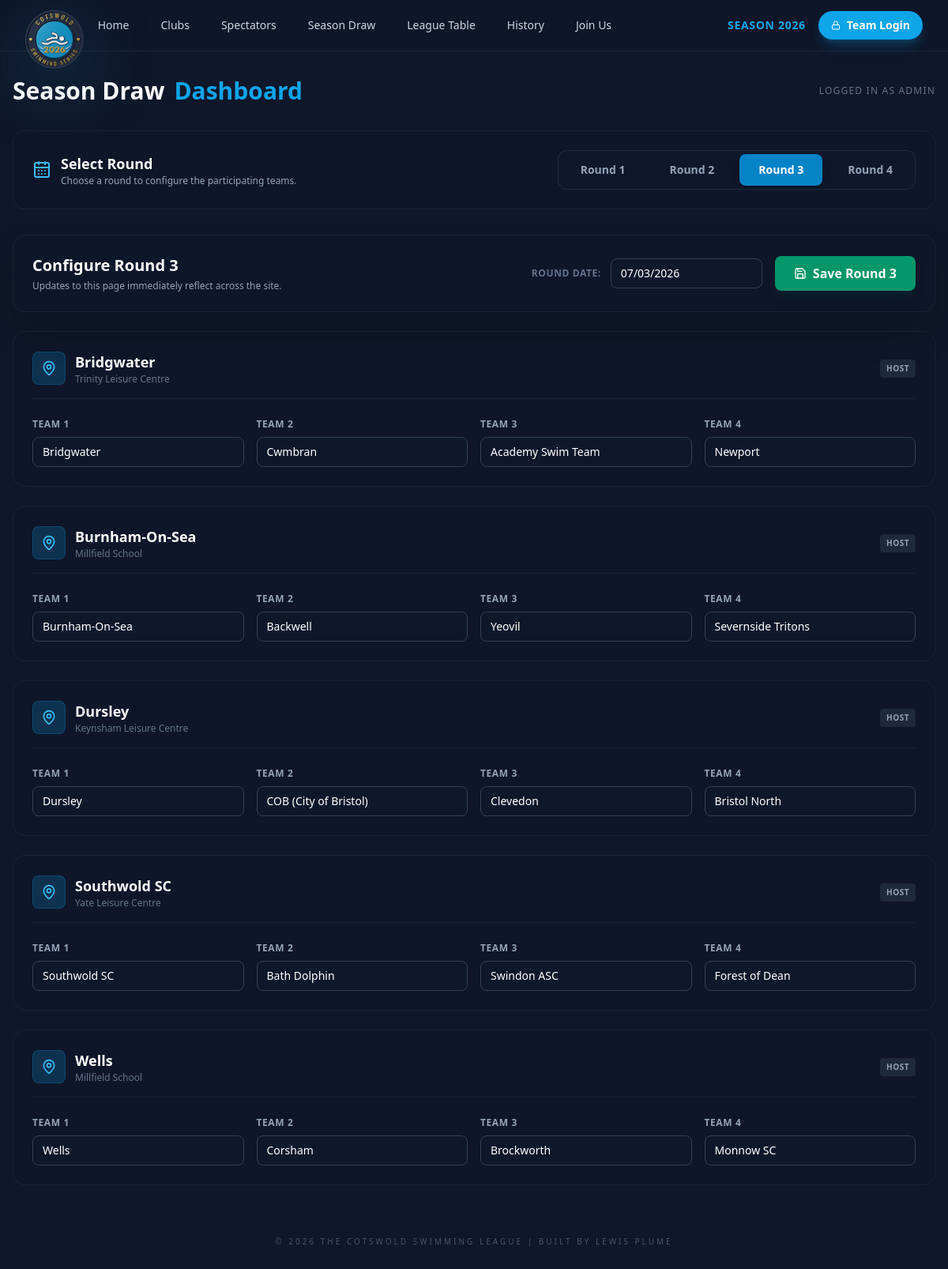
The app's page /_legacy/edit_draw.php?round=3 (signed in) with its own data.
### tables this page shows
CREATE TABLE `venue_details` (
  `id` int(11) NOT NULL AUTO_INCREMENT,
  `club_id` int(11) DEFAULT NULL,
  `round_number` int(11) NOT NULL,
  `venue_name` varchar(255) DEFAULT NULL,
  `address` text DEFAULT NULL,
  `warmup_time` varchar(100) DEFAULT 'Refer to Host',
  `start_time` varchar(100) DEFAULT NULL,
  `payment_info` varchar(255) DEFAULT 'Cash Only',
  `parking_info` text DEFAULT NULL,
  `updated_at` timestamp NOT NULL DEFAULT current_timestamp() ON UPDATE current_timestamp(),
  `team_1_id` int(11) DEFAULT NULL,
  `team_2_id` int(11) DEFAULT NULL,
  `team_3_id` int(11) DEFAULT NULL,
  `team_4_id` int(11) DEFAULT NULL,
  `round_date` varchar(50) DEFAULT NULL,
  `results_file` varchar(255) DEFAULT NULL,
  `teamsheet_link` varchar(500) DEFAULT NULL,
  PRIMARY KEY (`id`),
  KEY `fk_venue_club` (`club_id`),
  CONSTRAINT `fk_venue_club` FOREIGN KEY (`club_id`) REFERENCES `clubs` (`id`)
);

CREATE TABLE `clubs` (
  `id` int(11) NOT NULL AUTO_INCREMENT,
  `name` varchar(100) NOT NULL,
  `logo` varchar(50) DEFAULT NULL,
  `pool_name` varchar(100) DEFAULT NULL,
  `postcode` varchar(10) DEFAULT NULL,
  `website` varchar(255) DEFAULT NULL,
  `latitude` decimal(10,8) DEFAULT NULL,
  `longitude` decimal(11,8) DEFAULT NULL,
  PRIMARY KEY (`id`)
);

### _legacy/edit_draw.php (the view, shortened to what this page needs)
<?php
include 'db.php';
$all_clubs = [];
$c_sql = "SELECT id, name FROM clubs ORDER BY name ASC";
$c_res = $conn->query($c_sql);
if ($c_res) {
    while($row = $c_res->fetch_assoc()) {
        $all_clubs[] = $row;
    }
}
$selected_round = $_GET['round'] ?? 1;
$selected_round = intval($selected_round);
$round_venues = [];
$round_date_display = "";
$v_sql = "SELECT vd.*, c.name AS host_club_name
          FROM venue_details vd
          JOIN clubs c ON vd.club_id = c.id
          WHERE vd.round_number = ?
          ORDER BY c.name ASC";
$stmt = $conn->prepare($v_sql);
$stmt->bind_param("i", $selected_round);
$stmt->execute();
$v_res = $stmt->get_result();
if ($v_res) {
    while ($row = $v_res->fetch_assoc()) {
        $round_venues[] = $row;
        if (!empty($row['round_date'])) {
            $round_date_display = $row['round_date'];
        }
    }
}
?>
<!DOCTYPE html>
<html lang="en">
<head>
    <script src="https://cdn.tailwindcss.com"></script>
</head>
<body class="text-white font-sans min-h-screen flex flex-col">
    <?php include 'nav.php'; ?>
    <div class="max-w-7xl mx-auto w-full px-4 py-8 flex-grow">
        <div class="flex items-center justify-between mb-8">
            <h1 class="text-3xl font-bold flex items-center gap-3">
                Season Draw <span class="text-sky-500">Dashboard</span>
            </h1>
            <div class="text-end">
                 <p class="text-xs text-slate-500 uppercase tracking-widest">Logged in as Admin</p>
            </div>
        </div>
        <div class="glass-panel p-6 rounded-2xl border border-white/5 mb-8 flex flex-col md:flex-row justify-between items-center gap-4">
            <div class="flex items-center gap-3">
                <i data-lucide="calendar-days" class="w-6 h-6 text-sky-400"></i>
                <div>
                    <h2 class="text-lg font-bold text-white">Select Round</h2>
                    <p class="text-xs text-slate-400">Choose a round to configure the participating teams.</p>
                </div>
            </div>
            <div class="flex gap-2 bg-slate-900 overflow-hidden border border-slate-700/50 p-1 rounded-xl">
                <?php for($i = 1; $i <= 4; $i++): ?>
                    <a href="?round=<?php echo $i; ?>" class="px-6 py-2.5 rounded-lg text-sm font-bold transition-all <?php echo $selected_round === $i ? 'bg-sky-600 text-white shadow-lg' : 'text-slate-400 hover:text-white hover:bg-slate-800'; ?>">
                        Round <?php echo $i; ?>
                    </a>
                <?php endfor; ?>
            </div>
        </div>
        <form method="POST" class="space-y-6 relative">
            <div class="glass-panel p-6 rounded-2xl border border-white/5 bg-slate-900/50 flex flex-col md:flex-row justify-between items-center gap-4 sticky top-4 z-20 shadow-2xl backdrop-blur-xl">
                <div>
                    <h2 class="text-xl font-bold flex items-center gap-2">
                        Configure Round <?php echo $selected_round; ?>
                    </h2>
                    <p class="text-xs text-slate-400 text-left mt-1">Updates to this page immediately reflect across the site.</p>
                </div>
                <div class="flex flex-col md:flex-row items-center gap-4">
                    <div class="flex items-center gap-3 w-full">
                        <label class="text-xs font-bold text-slate-500 uppercase tracking-wider flex-shrink-0">Round Date:</label>
                        <input type="text" name="round_date" value="<?php echo htmlspecialchars($round_date_display); ?>" class="w-48 bg-slate-900 border border-slate-700 rounded-lg px-3 py-2 text-sm focus:border-sky-500 focus:outline-none transition-colors" placeholder="e.g. 31/01/2026">
                    </div>
                    <button type="submit" name="update_draw" class="w-full md:w-auto bg-emerald-600 hover:bg-emerald-500 text-white font-bold py-2.5 px-6 rounded-lg transition-colors flex items-center justify-center gap-2 shadow-lg shadow-emerald-900/20 whitespace-nowrap">
                        <i data-lucide="save" class="w-4 h-4"></i> Save Round <?php echo $selected_round; ?>
                    </button>
                </div>
            </div>
            <?php if (empty($round_venues)): ?>
                 <div class="text-center py-12 glass-panel rounded-2xl border border-white/5">
                    <div class="bg-slate-800/50 rounded-full p-4 inline-block mb-4">
                        <i data-lucide="alert-circle" class="w-8 h-8 text-slate-500"></i>
                    </div>
                    <h3 class="text-lg font-bold text-white">No Venues Found</h3>
                    <p class="text-slate-400 text-sm max-w-md mx-auto">There are no host venues configured for Round <?php echo $selected_round; ?> yet. Please set up the hosts in the Host Venue Management page first.</p>
                 </div>
            <?php else: ?>
                <div class="grid grid-cols-1 gap-6">
                    <?php foreach ($round_venues as $venue): ?>
                        <div class="glass-panel p-6 rounded-2xl border border-white/5 relative overflow-hidden group">
                            <div class="flex items-center justify-between mb-6 pb-4 border-b border-white/5">
                                <div class="flex items-center gap-3">
                                    <div class="bg-sky-500/20 p-2.5 rounded-lg border border-sky-500/20">
                                        <i data-lucide="map-pin" class="w-5 h-5 text-sky-400"></i>
                                    </div>
                                    <div>
                                        <h3 class="text-lg font-bold text-white"><?php echo htmlspecialchars($venue['host_club_name']); ?></h3>
                                        <p class="text-xs text-slate-500"><?php echo htmlspecialchars($venue['venue_name'] ?: 'Venue TBA'); ?></p>
                                    </div>
                                </div>
                                <span class="bg-slate-800 text-slate-400 text-[10px] font-bold px-2 py-1 rounded uppercase tracking-wider">Host</span>
                            </div>
                            <div class="grid grid-cols-1 sm:grid-cols-2 lg:grid-cols-4 gap-4 relative z-10">
                                <?php for($t = 1; $t <= 4; $t++):
                                    $col_name = "team_{$t}_id";
                                    $team_val = $venue[$col_name];
                                ?>
                                    <div>
                                        <label class="block text-xs font-bold text-slate-400 uppercase tracking-wider mb-2">Team <?php echo $t; ?></label>
                                        <select name="venue[<?php echo $venue['id']; ?>][team_<?php echo $t; ?>]" class="w-full bg-slate-900 border border-slate-700 text-white rounded-lg px-3 py-2 text-sm focus:border-sky-500 focus:outline-none transition-colors appearance-none cursor-pointer">
                                            <?php foreach ($all_clubs as $club): ?>
                                                <option value="<?php echo $club['id']; ?>" <?php echo ($team_val == $club['id']) ? 'selected' : ''; ?>>
                                                    <?php echo htmlspecialchars($club['name']); ?>
                                                </option>
                                            <?php endforeach; ?>
                                        </select>
                                    </div>
                                <?php endfor; ?>
                            </div>
                        </div>
                    <?php endforeach; ?>
                </div>
            <?php endif; ?>
        </form>
    </div>
    <footer class="mt-auto text-center text-slate-600 text-[10px] uppercase tracking-[0.3em] py-8">
        &copy; 2026 The Cotswold Swimming League | Built by Lewis Plume
    </footer>
</body>
</html>

### _legacy/edit_draw.php (style rules this page uses)
body { background-color: #0f172a; }
.glass-panel { background: rgba(15, 23, 42, 0.8); backdrop-filter: blur(12px); border: 1px solid rgba(255, 255, 255, 0.05); }

### records on screen
venue_details: round_date "07/03/2026", club.name "Wells", venue_name "Millfield School", team_1+id "Wells", team_2+id "Corsham", team_3+id "Brockworth", team_4+id "Monnow SC"
venue_details: club.name "Bridgwater", venue_name "Trinity Leisure Centre", team_1+id "Bridgwater", team_2+id "Cwmbran", team_3+id "Academy Swim Team", team_4+id "Newport"
venue_details: club.name "Burnham-On-Sea", venue_name "Millfield School", team_1+id "Burnham-On-Sea", team_2+id "Backwell", team_3+id "Yeovil", team_4+id "Severnside Tritons"
venue_details: club.name "Dursley", venue_name "Keynsham Leisure Centre", team_1+id "Dursley", team_2+id "COB (City of Bristol)", team_3+id "Clevedon", team_4+id "Bristol North"
venue_details: club.name "Southwold SC", venue_name "Yate Leisure Centre", team_1+id "Southwold SC", team_2+id "Bath Dolphin", team_3+id "Swindon ASC", team_4+id "Forest of Dean"

### other values on screen
$navSeasonYear "2026"
$selected_round "3"
